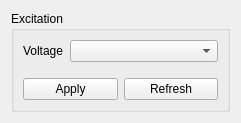
<?xml version="1.0" encoding="UTF-8"?>
<ui version="4.0">
 <class>Excitation_Pane</class>
 <widget class="QWidget" name="Excitation_Pane">
  <property name="geometry">
   <rect>
    <x>0</x>
    <y>0</y>
    <width>241</width>
    <height>123</height>
   </rect>
  </property>
  <property name="windowTitle">
   <string>Excitation Pane</string>
  </property>
  <layout class="QVBoxLayout" name="verticalLayout_2">
   <item>
    <widget class="QGroupBox" name="groupBox">
     <property name="title">
      <string>Excitation</string>
     </property>
     <layout class="QVBoxLayout" name="verticalLayout">
      <item>
       <layout class="QFormLayout" name="formLayout">
        <item row="0" column="0">
         <widget class="QLabel" name="lbl_voltage">
          <property name="text">
           <string>Voltage</string>
          </property>
         </widget>
        </item>
        <item row="0" column="1">
         <widget class="QComboBox" name="combo_voltage"/>
        </item>
       </layout>
      </item>
      <item>
       <layout class="QHBoxLayout" name="horizontalLayout_6">
        <item>
         <widget class="QPushButton" name="btn_apply">
          <property name="text">
           <string>Apply</string>
          </property>
         </widget>
        </item>
        <item>
         <widget class="QPushButton" name="btn_refresh">
          <property name="text">
           <string>Refresh</string>
          </property>
         </widget>
        </item>
       </layout>
      </item>
     </layout>
    </widget>
   </item>
  </layout>
 </widget>
 <resources/>
 <connections/>
</ui>
